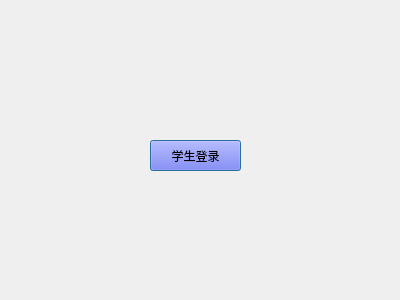
<?xml version="1.0" encoding="UTF-8"?>
<ui version="4.0">
 <class>StuDialog</class>
 <widget class="QDialog" name="StuDialog">
  <property name="geometry">
   <rect>
    <x>0</x>
    <y>0</y>
    <width>400</width>
    <height>300</height>
   </rect>
  </property>
  <property name="windowTitle">
   <string>Dialog</string>
  </property>
  <widget class="QPushButton" name="pushButton">
   <property name="geometry">
    <rect>
     <x>150</x>
     <y>140</y>
     <width>91</width>
     <height>31</height>
    </rect>
   </property>
   <property name="styleSheet">
    <string notr="true">background-color: rgb(85, 85, 255);
</string>
   </property>
   <property name="text">
    <string>学生登录</string>
   </property>
  </widget>
 </widget>
 <resources/>
 <connections/>
</ui>
